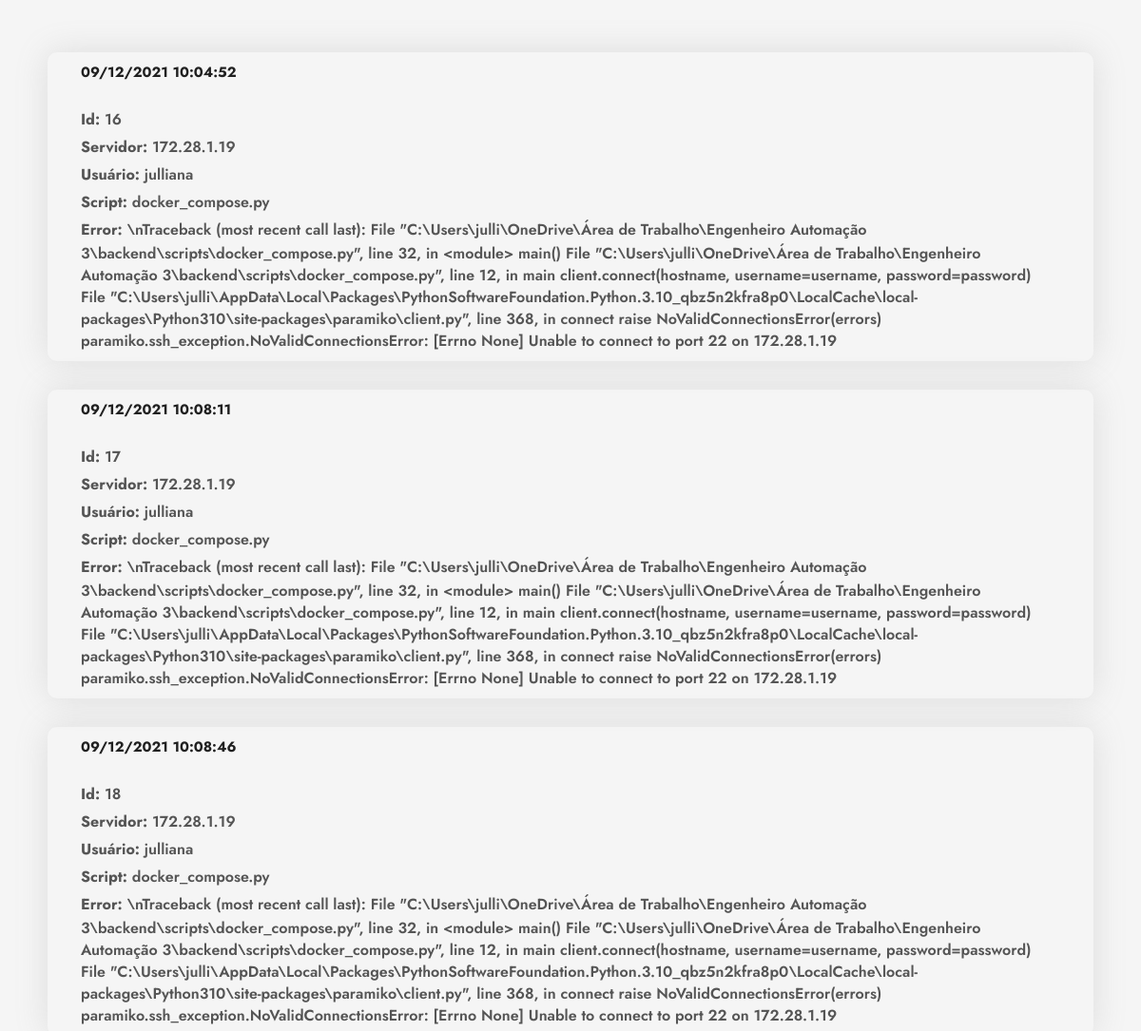
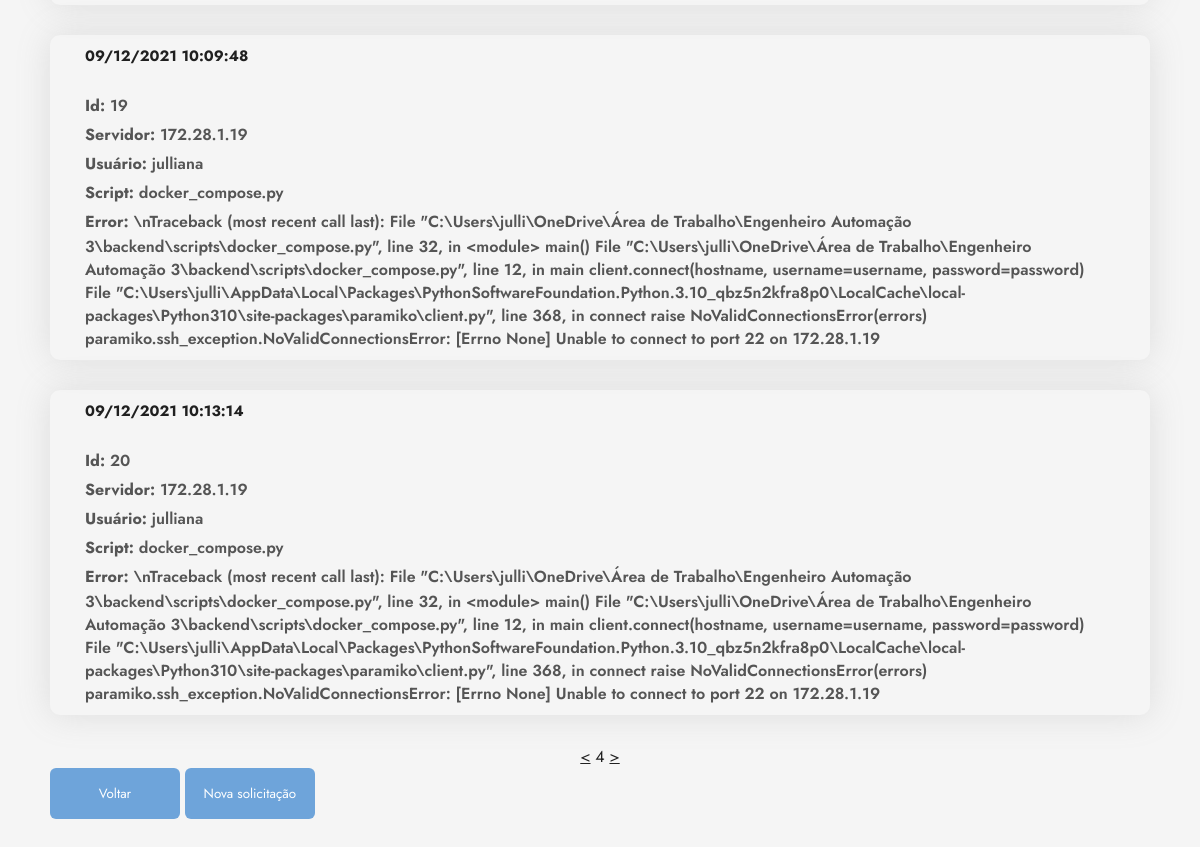
The page /backend/historico/?page=4 (signed in) on the database its author committed (2 pictures, top to bottom).
### backend/models.py (models this page shows, shortened)
class Historico(models.Model):
    servidor = models.CharField(max_length=50)
    usuario = models.CharField(max_length=50)
    script = models.CharField(max_length=50)
    terminal = models.CharField(max_length=5000)
    data = models.DateTimeField()
    error = models.CharField(max_length=5000)

### backend/views.py (the view)
# urls.py: path('historico/', views.ListaHistorico.as_view()),
class ListaHistorico(generics.ListAPIView):
    queryset = Historico.objects.all()
    serializer_class = HistoricoSerializer
    authentication_classes = [SessionAuthentication, BasicAuthentication]
    permission_classes = [IsAuthenticated]
    def list(self, request, *args, **kwargs):
        queryset = self.get_queryset()
        serializer = HistoricoSerializer(queryset, many=True)
        lista = serializer.data
        for i in lista:
            data = i['data'].replace('T', ' ')
            data = re.sub(r"[a-zA-Z]", "", data)
            data = datetime.fromisoformat(data)
            i['data'] = data.strftime('%d/%m/%Y %H:%M:%S')
        p = Paginator(lista, 5)  # creating a paginator object
        page_number = request.GET.get('page')
        try:
            page_obj = p.get_page(page_number)  # returns the desired page object
        except PageNotAnInteger:
            page_obj = p.page(1)
        except EmptyPage:
            page_obj = p.page(p.num_pages)
        return render(request, 'frontend/historico.html', {'page_obj':page_obj})

### frontend/templates/frontend/historico.html (shortened to what this page needs)
<!DOCTYPE html>
{% load static %}
<html>
  <head>
  </head>
  <body>
    <div class="wrapper">
      <div class="form">
        <link rel="stylesheet" href="https://cdnjs.cloudflare.com/ajax/libs/material-design-iconic-font/2.2.0/css/material-design-iconic-font.min.css" />
        <div class="container">
                    <div class="row">
                        <div class="col-lg-10 mx-auto">
                            <div class="career-search mb-60">
                                <div class="filter-result">
                                    {% for i in page_obj %}
                                    <div class="job-box d-md-flex align-items-center justify-content-between mb-30">
                                        <div class="job-left my-4 d-md-flex align-items-center flex-wrap">
                                            <div class="job-content">
                                                <h5 class="text-center text-md-left" style="font-size: 15px;"> {{i.data}}</h5><br>
                                                <ul class="d-md-flex flex-wrap text-capitalize ff-open-sans">
                                                    <li class="mr-md-4">
                                                         <b>Id:</b> {{i.id}}
                                                    </li>
                                                    <li class="mr-md-4">
                                                         <b>Servidor:</b> {{i.servidor}}
                                                    </li>
                                                    <li class="mr-md-4">
                                                         <b>Usuário:</b> {{i.usuario}}
                                                    </li>
                                                    <li class="mr-md-4">
                                                         <b>Script:</b> {{i.script}}
                                                    </li>
                                                    {% if i.terminal == '\n' %}
                                                    <li class="mr-md-4">
                                                         <b>Error:</b> {{i.error}}
                                                    </li>
                                                    {% else %}
                                                    <li class="mr-md-4">
                                                        <i class="zmdi zmdi-arrow-right mr-2"></i> <b>Terminal:</b> {{i.terminal}}
                                                    </li>
                                                    {% endif %}
                                                </ul>
                                            </div>
                                        </div>
                                    </div> {% endfor %}
                                </div>
                            </div>
                        </div>
                    </div>
                </div>
        <center>
            {%if page_obj.has_previous %}
                <a href="?page={{page_obj.previous_page_number}}"><</a>
            {% endif %}
            <span>{{page_obj.number}}</span>
            {%if page_obj.has_next %}
                <a href="?page={{page_obj.next_page_number}}">></a>
            {% endif %}
        </center>
        <div class="input_wrap" style="padding-bottom: 50px;">
          <button type="submit" onclick="javascript:location.href='/'" style=" padding: 15px; width: 130px;; border: 1px solid transparent;border-radius: 6px;background-color: #3280ceb0;color: white;cursor: pointer;">
            Voltar
          </button>
          <button type="submit"  onclick="javascript:location.href='/'" style=" padding: 15px; width: 130px;; border: 1px solid transparent;border-radius: 6px;background-color: #3280ceb0;color: white;cursor: pointer;">
            Nova solicitação
          </button>
        </div>
      </div>
    </div>
  </body>
</html>

### frontend/templates/frontend/historico.html (style rules this page uses)
* { margin: 0; padding: 0; box-sizing: border-box; font-family: 'Jost', sans-serif; outline: none; color: #202020; }
body { background: linear-gradient(to right, #8ec2e5, #6086f1); }
.wrapper { min-height: 50vh; display: flex; justify-content: center; align-items: center; }
.form { width: 1500px; height: 700px; padding: 35px 50px; border-radius: 10px; }
.form .input_wrap { margin-bottom: 20px; width: 600px; position: relative; }
.form .input_wrap:last-child { margin-bottom: 0; }
body { background:#f5f5f5; margin-top:20px; }
.filter-result .job-box { -webkit-box-shadow: 0 0 35px 0 rgba(130, 130, 130, 0.2); box-shadow: 0 0 35px 0 rgba(130, 130, 130, 0.2); border-radius: 10px; padding: 10px 35px; }
ul { list-style: none; }
.job-content ul li { font-weight: 600; opacity: 0.75; border-bottom: 1px solid #ccc; padding: 10px 5px; }
@media (min-width: 768px) { .job-content ul li { border-bottom: 0; padding: 0; } }
.mb-30 { margin-bottom: 30px; }

### rows shown on the page
Historico: servidor "172.28.1.19", usuario "julliana", script "docker_compose.py", error "\\nTraceback (most recent call last): File \"C:\\Users\\julli\\OneDrive\\Área de Trabalho\\Engenheiro Automação 3\\backend\\scripts\\docker_compose.py\", line 32, in <module> main() File \"C:\\Users\\julli\\OneDrive\\Área de Trabalho\\Engenheiro Automação 3\\backend\\scripts\\docker_compose.py\", line 12, in main client.connect(hostname, username=username, password=password) File \"C:\\Users\\julli\\AppData\\Local\\Packages\\PythonSoftwareFoundation.Python.3.10_qbz5n2kfra8p0\\LocalCache\\local-packages\\Python310\\site-packages\\paramiko\\client.py\", line 368, in connect raise NoValidConnectionsError(errors) paramiko.ssh_exception.NoValidConnectionsError: [Errno None] Unable to connect to port 22 on 172.28.1.19"
Historico: servidor "172.28.1.19", usuario "julliana", script "docker_compose.py", error "\\nTraceback (most recent call last): File \"C:\\Users\\julli\\OneDrive\\Área de Trabalho\\Engenheiro Automação 3\\backend\\scripts\\docker_compose.py\", line 32, in <module> main() File \"C:\\Users\\julli\\OneDrive\\Área de Trabalho\\Engenheiro Automação 3\\backend\\scripts\\docker_compose.py\", line 12, in main client.connect(hostname, username=username, password=password) File \"C:\\Users\\julli\\AppData\\Local\\Packages\\PythonSoftwareFoundation.Python.3.10_qbz5n2kfra8p0\\LocalCache\\local-packages\\Python310\\site-packages\\paramiko\\client.py\", line 368, in connect raise NoValidConnectionsError(errors) paramiko.ssh_exception.NoValidConnectionsError: [Errno None] Unable to connect to port 22 on 172.28.1.19"
Historico: servidor "172.28.1.19", usuario "julliana", script "docker_compose.py", error "\\nTraceback (most recent call last): File \"C:\\Users\\julli\\OneDrive\\Área de Trabalho\\Engenheiro Automação 3\\backend\\scripts\\docker_compose.py\", line 32, in <module> main() File \"C:\\Users\\julli\\OneDrive\\Área de Trabalho\\Engenheiro Automação 3\\backend\\scripts\\docker_compose.py\", line 12, in main client.connect(hostname, username=username, password=password) File \"C:\\Users\\julli\\AppData\\Local\\Packages\\PythonSoftwareFoundation.Python.3.10_qbz5n2kfra8p0\\LocalCache\\local-packages\\Python310\\site-packages\\paramiko\\client.py\", line 368, in connect raise NoValidConnectionsError(errors) paramiko.ssh_exception.NoValidConnectionsError: [Errno None] Unable to connect to port 22 on 172.28.1.19"
Historico: servidor "172.28.1.19", usuario "julliana", script "docker_compose.py", error "\\nTraceback (most recent call last): File \"C:\\Users\\julli\\OneDrive\\Área de Trabalho\\Engenheiro Automação 3\\backend\\scripts\\docker_compose.py\", line 32, in <module> main() File \"C:\\Users\\julli\\OneDrive\\Área de Trabalho\\Engenheiro Automação 3\\backend\\scripts\\docker_compose.py\", line 12, in main client.connect(hostname, username=username, password=password) File \"C:\\Users\\julli\\AppData\\Local\\Packages\\PythonSoftwareFoundation.Python.3.10_qbz5n2kfra8p0\\LocalCache\\local-packages\\Python310\\site-packages\\paramiko\\client.py\", line 368, in connect raise NoValidConnectionsError(errors) paramiko.ssh_exception.NoValidConnectionsError: [Errno None] Unable to connect to port 22 on 172.28.1.19"
Historico: servidor "172.28.1.19", usuario "julliana", script "docker_compose.py", error "\\nTraceback (most recent call last): File \"C:\\Users\\julli\\OneDrive\\Área de Trabalho\\Engenheiro Automação 3\\backend\\scripts\\docker_compose.py\", line 32, in <module> main() File \"C:\\Users\\julli\\OneDrive\\Área de Trabalho\\Engenheiro Automação 3\\backend\\scripts\\docker_compose.py\", line 12, in main client.connect(hostname, username=username, password=password) File \"C:\\Users\\julli\\AppData\\Local\\Packages\\PythonSoftwareFoundation.Python.3.10_qbz5n2kfra8p0\\LocalCache\\local-packages\\Python310\\site-packages\\paramiko\\client.py\", line 368, in connect raise NoValidConnectionsError(errors) paramiko.ssh_exception.NoValidConnectionsError: [Errno None] Unable to connect to port 22 on 172.28.1.19"

### other values the page prints
{{ i.data }} "09/12/2021 10:04:52" "09/12/2021 10:08:11" "09/12/2021 10:08:46" "09/12/2021 10:09:48" "09/12/2021 10:13:14"
{{ i.id }} "16" "17" "18" "19" "20"
{{ page_obj.number }} "4"
